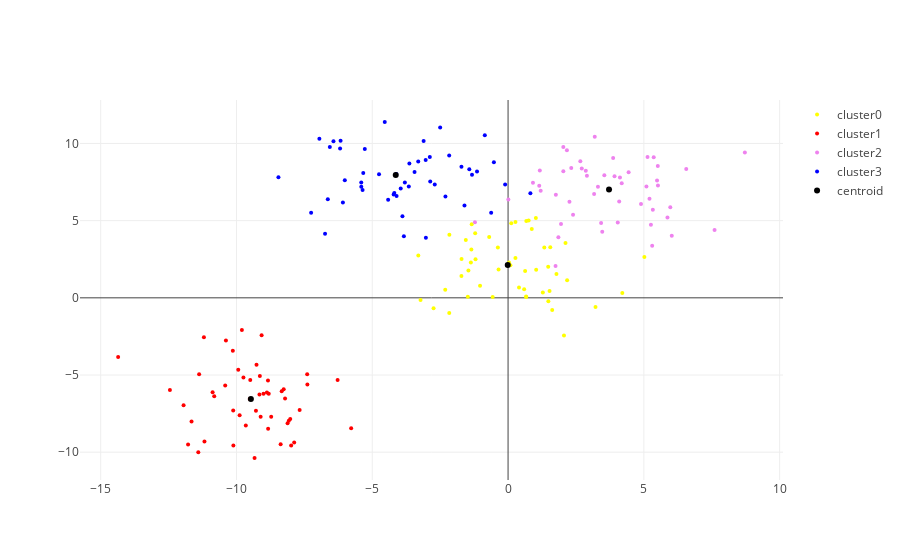

Notebook source saved alongside this figure:
### Code cell
iplot([go.Scatter(x=cluster0[0], y=cluster0[1], name='cluster0', mode='markers', marker=dict(color='yellow', size=4)),
       go.Scatter(x=cluster1[0], y=cluster1[1], name='cluster1', mode='markers', marker=dict(color='red', size=4)),
       go.Scatter(x=cluster2[0], y=cluster2[1], name='cluster2', mode='markers', marker=dict(color='violet', size=4)),
       go.Scatter(x=cluster3[0], y=cluster3[1], name='cluster3', mode='markers', marker=dict(color='blue', size=4)),
       
       go.Scatter(x=kmeans.cluster_centers_[:,0], y=kmeans.cluster_centers_[:,1], name='centroid', mode='markers', marker=dict(color='black', size=6))
      ])
